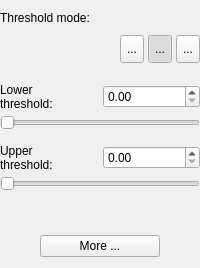
            <widget class="QWidget" name="pgThreshold">
             <layout class="QGridLayout" name="gridLayout_3">
              <property name="leftMargin">
               <number>0</number>
              </property>
              <property name="rightMargin">
               <number>0</number>
              </property>
              <property name="verticalSpacing">
               <number>4</number>
              </property>
              <item row="2" column="0" colspan="2">
               <spacer name="verticalSpacer_9">
                <property name="orientation">
                 <enum>Qt::Vertical</enum>
                </property>
                <property name="sizeHint" stdset="0">
                 <size>
                  <width>20</width>
                  <height>10</height>
                 </size>
                </property>
               </spacer>
              </item>
              <item row="1" column="0" colspan="2">
               <widget class="QWidget" name="grpThreshMode" native="true">
                <property name="minimumSize">
                 <size>
                  <width>0</width>
                  <height>40</height>
                 </size>
                </property>
                <layout class="QHBoxLayout" name="horizontalLayout_5">
                 <property name="spacing">
                  <number>4</number>
                 </property>
                 <property name="margin">
                  <number>0</number>
                 </property>
                 <item>
                  <spacer name="horizontalSpacer_3">
                   <property name="orientation">
                    <enum>Qt::Horizontal</enum>
                   </property>
                   <property name="sizeHint" stdset="0">
                    <size>
                     <width>40</width>
                     <height>20</height>
                    </size>
                   </property>
                  </spacer>
                 </item>
                 <item>
                  <widget class="QToolButton" name="btnThreshUpper">
                   <property name="maximumSize">
                    <size>
                     <width>28</width>
                     <height>28</height>
                    </size>
                   </property>
                   <property name="toolTip">
                    <string>Upper and lower thresholds</string>
                   </property>
                   <property name="text">
                    <string>...</string>
                   </property>
                   <property name="icon">
                    <iconset resource="../Resources/SNAPResources.qrc">
                     <normaloff>:/root/thresh_both.png</normaloff>:/root/thresh_both.png</iconset>
                   </property>
                   <property name="iconSize">
                    <size>
                     <width>22</width>
                     <height>22</height>
                    </size>
                   </property>
                   <property name="checkable">
                    <bool>true</bool>
                   </property>
                   <property name="autoExclusive">
                    <bool>true</bool>
                   </property>
                  </widget>
                 </item>
                 <item>
                  <widget class="QToolButton" name="btnThreshLower">
                   <property name="maximumSize">
                    <size>
                     <width>28</width>
                     <height>28</height>
                    </size>
                   </property>
                   <property name="toolTip">
                    <string>&lt;html&gt;&lt;head/&gt;&lt;body&gt;&lt;p&gt;Lower threshold only&lt;/p&gt;&lt;/body&gt;&lt;/html&gt;</string>
                   </property>
                   <property name="text">
                    <string>...</string>
                   </property>
                   <property name="icon">
                    <iconset resource="../Resources/SNAPResources.qrc">
                     <normaloff>:/root/thresh_lower.png</normaloff>:/root/thresh_lower.png</iconset>
                   </property>
                   <property name="iconSize">
                    <size>
                     <width>22</width>
                     <height>22</height>
                    </size>
                   </property>
                   <property name="checkable">
                    <bool>true</bool>
                   </property>
                   <property name="checked">
                    <bool>true</bool>
                   </property>
                   <property name="autoExclusive">
                    <bool>true</bool>
                   </property>
                  </widget>
                 </item>
                 <item>
                  <widget class="QToolButton" name="btnThreshTwoSided">
                   <property name="maximumSize">
                    <size>
                     <width>28</width>
                     <height>28</height>
                    </size>
                   </property>
                   <property name="toolTip">
                    <string>Upper threshold only</string>
                   </property>
                   <property name="text">
                    <string>...</string>
                   </property>
                   <property name="icon">
                    <iconset resource="../Resources/SNAPResources.qrc">
                     <normaloff>:/root/thresh_upper.png</normaloff>:/root/thresh_upper.png</iconset>
                   </property>
                   <property name="iconSize">
                    <size>
                     <width>22</width>
                     <height>22</height>
                    </size>
                   </property>
                   <property name="checkable">
                    <bool>true</bool>
                   </property>
                   <property name="autoExclusive">
                    <bool>true</bool>
                   </property>
                  </widget>
                 </item>
                </layout>
               </widget>
              </item>
              <item row="4" column="0" colspan="2">
               <widget class="QDoubleSlider" name="inThreshLowerSlider">
                <property name="orientation">
                 <enum>Qt::Horizontal</enum>
                </property>
               </widget>
              </item>
              <item row="8" column="0" colspan="2">
               <widget class="QDoubleSlider" name="inThreshUpperSlider">
                <property name="orientation">
                 <enum>Qt::Horizontal</enum>
                </property>
               </widget>
              </item>
              <item row="3" column="1">
               <widget class="QDoubleSpinBox" name="inThreshLowerSpin">
                <property name="keyboardTracking">
                 <bool>false</bool>
                </property>
               </widget>
              </item>
              <item row="6" column="1">
               <widget class="QDoubleSpinBox" name="inThreshUpperSpin">
                <property name="keyboardTracking">
                 <bool>false</bool>
                </property>
               </widget>
              </item>
              <item row="6" column="0">
               <widget class="QLabel" name="label_18">
                <property name="text">
                 <string>&lt;html&gt;&lt;head/&gt;&lt;body&gt;&lt;p&gt;Upper&lt;br/&gt;threshold:&lt;/p&gt;&lt;/body&gt;&lt;/html&gt;</string>
                </property>
               </widget>
              </item>
              <item row="10" column="0" colspan="2" alignment="Qt::AlignHCenter">
               <widget class="QPushButton" name="btnThreshDetail">
                <property name="minimumSize">
                 <size>
                  <width>120</width>
                  <height>0</height>
                 </size>
                </property>
                <property name="maximumSize">
                 <size>
                  <width>120</width>
                  <height>16777215</height>
                 </size>
                </property>
                <property name="text">
                 <string>More ...</string>
                </property>
               </widget>
              </item>
              <item row="3" column="0">
               <widget class="QLabel" name="label_15">
                <property name="text">
                 <string>&lt;html&gt;&lt;head/&gt;&lt;body&gt;&lt;p&gt;Lower&lt;br/&gt;threshold:&lt;/p&gt;&lt;/body&gt;&lt;/html&gt;</string>
                </property>
               </widget>
              </item>
              <item row="5" column="0" colspan="2">
               <spacer name="verticalSpacer_8">
                <property name="orientation">
                 <enum>Qt::Vertical</enum>
                </property>
                <property name="sizeHint" stdset="0">
                 <size>
                  <width>20</width>
                  <height>10</height>
                 </size>
                </property>
               </spacer>
              </item>
              <item row="9" column="0" colspan="2">
               <spacer name="verticalSpacer_7">
                <property name="orientation">
                 <enum>Qt::Vertical</enum>
                </property>
                <property name="sizeHint" stdset="0">
                 <size>
                  <width>20</width>
                  <height>40</height>
                 </size>
                </property>
               </spacer>
              </item>
              <item row="0" column="0" colspan="2">
               <widget class="QLabel" name="label_19">
                <property name="text">
                 <string>Threshold mode:</string>
                </property>
               </widget>
              </item>
             </layout>
            </widget>
